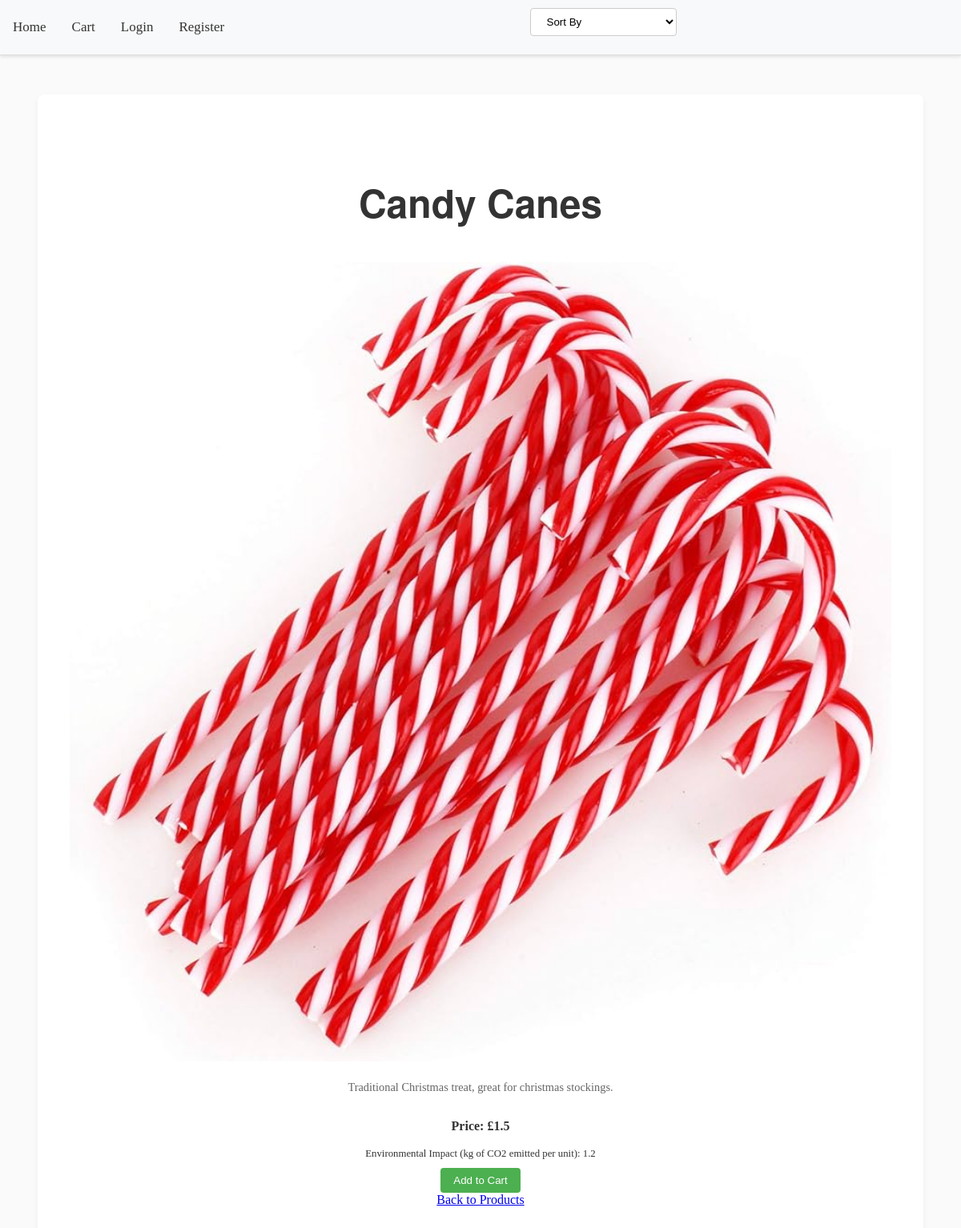
The app's page /product/2 with its own data.
### shop/models.py (models this page shows)
class Product(db.Model):
    id = db.Column(db.Integer, primary_key=True)
    name = db.Column(db.String(100), nullable=False)
    description = db.Column(db.Text, nullable=False)
    price = db.Column(db.Float, nullable=False)
    image_file = db.Column(db.String(20), nullable=False, default='default.jpg')
    carbon_footprint = db.Column(db.Float, nullable=False)

### shop/main/routes.py (the view)
@main.route("/product/<int:product_id>")
def product(product_id):
    product = Product.query.get_or_404(product_id)
    form = AddToCartForm()
    return render_template('product.html', product=product, form=form)

### shop/forms.py
class AddToCartForm(FlaskForm):
    quantity = IntegerField('Quantity', validators=[DataRequired()])
    submit = SubmitField('Add to Cart')

### shop/templates/product.html (shortened to what this page needs)
{% extends "base.html" %}
{% block content %}
    <div class="product-detail">
        <h2 class="title">{{ product.name }}</h2>
        <img src="{{ url_for('static', filename='images/products/' + product.image_file) }}" alt="{{ product.name }}" class="product-image">
        <p class="product-description">{{ product.description }}</p>
        <p class="product-price">Price: £{{ product.price }}</p>
        <p class="product-impact">Environmental Impact (kg of CO2 emitted per unit): {{ product.carbon_footprint }} </p>
        <form method="post" action="{{ url_for('main.add_to_cart', product_id=product.id) }}" class="add-to-cart-form">
            <input type="submit" value="Add to Cart" class="btn btn-add-cart">
        </form>
        <a href="{{ url_for('main.home') }}" class="btn btn-back">Back to Products</a>
    </div>
{% endblock %}

### shop/static/css/main.css (style rules this page uses)
.title { text-align: center; margin-top: 0; margin-bottom: 20px; font-size: 3em; font-weight: bold; color: #333; padding: 20px 0; font-family: 'Helvetica Neue', Helvetica, Arial, sans-serif; }
body { background: #fafafa; color: #333333; display: flex; flex-direction: column; justify-content: flex-start; align-items: center; height: 100vh; padding-top: 40px; }
.product-image { width: 100%; height: auto; border-radius: 4px; margin-bottom: 10px; }
.product-description { font-size: 0.9em; color: #666; }
.product-price { font-weight: bold; margin-bottom: 5px; }
.product-impact { font-size: 0.8em; margin-bottom: 10px; }
.product-detail { text-align: center; display: flex; flex-direction: column; align-items: center; padding: 20px; }
.add-to-cart-form { text-align: center; }
.btn-add-cart { background-color: #4CAF50; color: white; border: none; padding: 8px 16px; border-radius: 4px; cursor: pointer; transition: background-color 0.3s ease; }

### records on screen
Product: name "Candy Canes", image_file (picture), description "Traditional Christmas treat, great for christmas stockings.", price "1.5", carbon_footprint "1.2"
